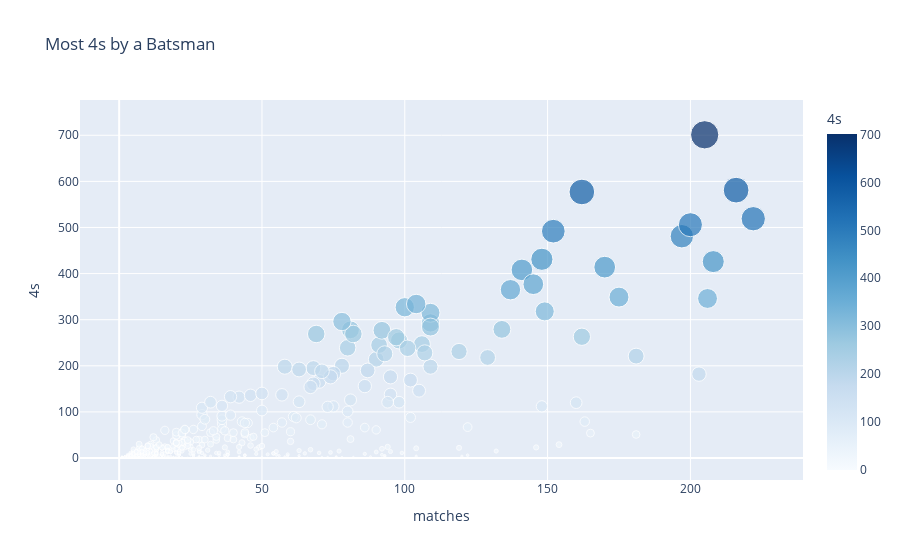

Notebook code for this chart:
### Code cell
# Make a scatter plot to determine which batsman has the most fours.
fig = px.scatter(final_df, x='matches', y='4s',color='4s',
                 size='4s', hover_name=final_df.index, title='Most 4s by a Batsman')
fig.update_layout(coloraxis=dict(colorscale='blues'))

fig.show()

### Figure 1 — Plotly figure (JSON) as saved in the notebook; plotly's stock layout.template omitted (floating-point values rounded to 4 significant figures; data arrays with more than 128 entries replaced by an {"elided": "..."} marker saying what was removed)
{"data": [{"hovertemplate": "<b>%{hovertext}</b><br><br>matches=%{x}<br>4s=%{marker.color}<extra></extra>", "hovertext": {"elided": "656 str values"}, "legendgroup": "", "marker": {"color": {"elided": "656 int values"}, "coloraxis": "coloraxis", "size": {"elided": "656 int values"}, "sizemode": "area", "sizeref": 1.752, "symbol": "circle"}, "mode": "markers", "name": "", "orientation": "v", "showlegend": false, "type": "scatter", "x": {"elided": "656 int values"}, "xaxis": "x", "y": {"elided": "656 int values"}, "yaxis": "y"}], "layout": {"coloraxis": {"colorbar": {"title": {"text": "4s"}}, "colorscale": [[0, "rgb(247,251,255)"], [0.125, "rgb(222,235,247)"], [0.25, "rgb(198,219,239)"], [0.375, "rgb(158,202,225)"], [0.5, "rgb(107,174,214)"], [0.625, "rgb(66,146,198)"], [0.75, "rgb(33,113,181)"], [0.875, "rgb(8,81,156)"], [1, "rgb(8,48,107)"]]}, "legend": {"itemsizing": "constant", "tracegroupgap": 0}, "title": {"text": "Most 4s by a Batsman"}, "xaxis": {"anchor": "y", "domain": [0, 1], "title": {"text": "matches"}}, "yaxis": {"anchor": "x", "domain": [0, 1], "title": {"text": "4s"}}}}
